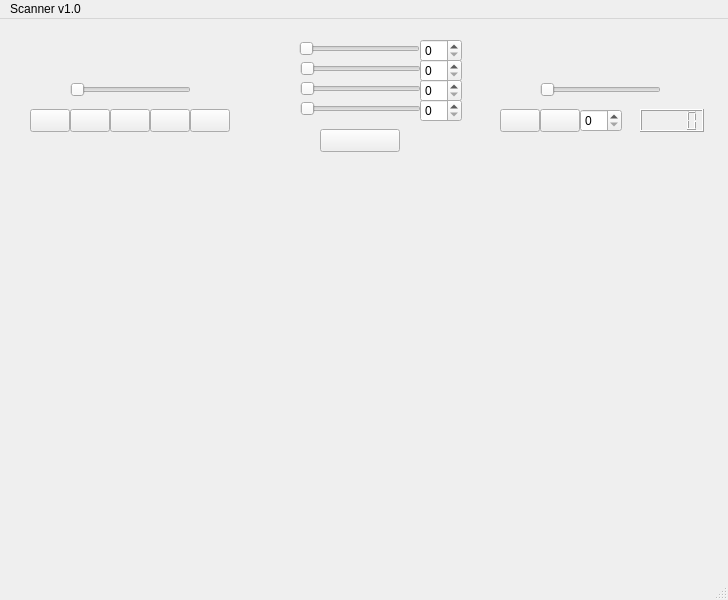
<?xml version="1.0" encoding="UTF-8"?>
<ui version="4.0">
 <class>MainWindow</class>
 <widget class="QMainWindow" name="MainWindow">
  <property name="geometry">
   <rect>
    <x>0</x>
    <y>0</y>
    <width>728</width>
    <height>600</height>
   </rect>
  </property>
  <property name="windowTitle">
   <string>MainWindow</string>
  </property>
  <property name="iconSize">
   <size>
    <width>40</width>
    <height>20</height>
   </size>
  </property>
  <widget class="QWidget" name="centralwidget">
   <widget class="QLabel" name="label">
    <property name="geometry">
     <rect>
      <x>20</x>
      <y>140</y>
      <width>691</width>
      <height>411</height>
     </rect>
    </property>
    <property name="text">
     <string/>
    </property>
    <property name="pixmap">
     <pixmap>preview.png</pixmap>
    </property>
    <property name="scaledContents">
     <bool>true</bool>
    </property>
   </widget>
   <widget class="QPushButton" name="b_preview">
    <property name="geometry">
     <rect>
      <x>320</x>
      <y>110</y>
      <width>80</width>
      <height>23</height>
     </rect>
    </property>
    <property name="text">
     <string/>
    </property>
    <property name="icon">
     <iconset>
      <normaloff>imgs/capture.png</normaloff>imgs/capture.png</iconset>
    </property>
    <property name="iconSize">
     <size>
      <width>20</width>
      <height>20</height>
     </size>
    </property>
   </widget>
   <widget class="QPushButton" name="b_stop">
    <property name="geometry">
     <rect>
      <x>110</x>
      <y>90</y>
      <width>40</width>
      <height>23</height>
     </rect>
    </property>
    <property name="text">
     <string/>
    </property>
    <property name="icon">
     <iconset>
      <normaloff>imgs/stop.png</normaloff>imgs/stop.png</iconset>
    </property>
   </widget>
   <widget class="QPushButton" name="b_fwd">
    <property name="geometry">
     <rect>
      <x>150</x>
      <y>90</y>
      <width>40</width>
      <height>23</height>
     </rect>
    </property>
    <property name="text">
     <string/>
    </property>
    <property name="icon">
     <iconset>
      <normaloff>imgs/fwd.png</normaloff>imgs/fwd.png</iconset>
    </property>
   </widget>
   <widget class="QPushButton" name="b_ffwd">
    <property name="geometry">
     <rect>
      <x>190</x>
      <y>90</y>
      <width>40</width>
      <height>23</height>
     </rect>
    </property>
    <property name="text">
     <string/>
    </property>
    <property name="icon">
     <iconset>
      <normaloff>imgs/ffwd.png</normaloff>imgs/ffwd.png</iconset>
    </property>
    <property name="iconSize">
     <size>
      <width>20</width>
      <height>20</height>
     </size>
    </property>
   </widget>
   <widget class="QPushButton" name="b_rev">
    <property name="geometry">
     <rect>
      <x>70</x>
      <y>90</y>
      <width>40</width>
      <height>23</height>
     </rect>
    </property>
    <property name="text">
     <string/>
    </property>
    <property name="icon">
     <iconset>
      <normaloff>imgs/rev.png</normaloff>imgs/rev.png</iconset>
    </property>
    <property name="iconSize">
     <size>
      <width>13</width>
      <height>13</height>
     </size>
    </property>
   </widget>
   <widget class="QPushButton" name="b_frev">
    <property name="geometry">
     <rect>
      <x>30</x>
      <y>90</y>
      <width>40</width>
      <height>23</height>
     </rect>
    </property>
    <property name="text">
     <string/>
    </property>
    <property name="icon">
     <iconset>
      <normaloff>imgs/frev.png</normaloff>imgs/frev.png</iconset>
    </property>
    <property name="iconSize">
     <size>
      <width>20</width>
      <height>20</height>
     </size>
    </property>
   </widget>
   <widget class="QLabel" name="l_motor">
    <property name="geometry">
     <rect>
      <x>100</x>
      <y>20</y>
      <width>51</width>
      <height>41</height>
     </rect>
    </property>
    <property name="text">
     <string/>
    </property>
    <property name="pixmap">
     <pixmap>imgs/motor.png</pixmap>
    </property>
    <property name="scaledContents">
     <bool>true</bool>
    </property>
   </widget>
   <widget class="QSlider" name="sl_motor">
    <property name="geometry">
     <rect>
      <x>70</x>
      <y>60</y>
      <width>121</width>
      <height>21</height>
     </rect>
    </property>
    <property name="orientation">
     <enum>Qt::Horizontal</enum>
    </property>
   </widget>
   <widget class="QLabel" name="label_2">
    <property name="geometry">
     <rect>
      <x>40</x>
      <y>60</y>
      <width>21</width>
      <height>20</height>
     </rect>
    </property>
    <property name="text">
     <string/>
    </property>
    <property name="pixmap">
     <pixmap>imgs/turtle.png</pixmap>
    </property>
    <property name="scaledContents">
     <bool>true</bool>
    </property>
   </widget>
   <widget class="QLabel" name="label_3">
    <property name="geometry">
     <rect>
      <x>200</x>
      <y>60</y>
      <width>31</width>
      <height>20</height>
     </rect>
    </property>
    <property name="text">
     <string/>
    </property>
    <property name="pixmap">
     <pixmap>imgs/hare.png</pixmap>
    </property>
    <property name="scaledContents">
     <bool>true</bool>
    </property>
   </widget>
   <widget class="QLabel" name="l_capture">
    <property name="geometry">
     <rect>
      <x>580</x>
      <y>15</y>
      <width>51</width>
      <height>41</height>
     </rect>
    </property>
    <property name="text">
     <string/>
    </property>
    <property name="pixmap">
     <pixmap>imgs/projector.png</pixmap>
    </property>
    <property name="scaledContents">
     <bool>true</bool>
    </property>
   </widget>
   <widget class="QSlider" name="sl_motor_2">
    <property name="geometry">
     <rect>
      <x>540</x>
      <y>60</y>
      <width>121</width>
      <height>21</height>
     </rect>
    </property>
    <property name="orientation">
     <enum>Qt::Horizontal</enum>
    </property>
   </widget>
   <widget class="QLabel" name="label_4">
    <property name="geometry">
     <rect>
      <x>510</x>
      <y>60</y>
      <width>21</width>
      <height>20</height>
     </rect>
    </property>
    <property name="text">
     <string/>
    </property>
    <property name="pixmap">
     <pixmap>imgs/turtle.png</pixmap>
    </property>
    <property name="scaledContents">
     <bool>true</bool>
    </property>
   </widget>
   <widget class="QLabel" name="label_5">
    <property name="geometry">
     <rect>
      <x>670</x>
      <y>60</y>
      <width>31</width>
      <height>20</height>
     </rect>
    </property>
    <property name="text">
     <string/>
    </property>
    <property name="pixmap">
     <pixmap>imgs/hare.png</pixmap>
    </property>
    <property name="scaledContents">
     <bool>true</bool>
    </property>
   </widget>
   <widget class="QPushButton" name="b_startcap">
    <property name="geometry">
     <rect>
      <x>540</x>
      <y>90</y>
      <width>40</width>
      <height>23</height>
     </rect>
    </property>
    <property name="text">
     <string/>
    </property>
    <property name="icon">
     <iconset>
      <normaloff>imgs/play.png</normaloff>imgs/play.png</iconset>
    </property>
   </widget>
   <widget class="QPushButton" name="b_stopcap">
    <property name="geometry">
     <rect>
      <x>500</x>
      <y>90</y>
      <width>40</width>
      <height>23</height>
     </rect>
    </property>
    <property name="text">
     <string/>
    </property>
    <property name="icon">
     <iconset>
      <normaloff>imgs/stop.png</normaloff>imgs/stop.png</iconset>
    </property>
   </widget>
   <widget class="QLCDNumber" name="lcdNumber">
    <property name="geometry">
     <rect>
      <x>640</x>
      <y>90</y>
      <width>64</width>
      <height>23</height>
     </rect>
    </property>
   </widget>
   <widget class="QSpinBox" name="spinBox">
    <property name="geometry">
     <rect>
      <x>580</x>
      <y>90</y>
      <width>42</width>
      <height>23</height>
     </rect>
    </property>
   </widget>
   <widget class="QLabel" name="l_exp">
    <property name="geometry">
     <rect>
      <x>280</x>
      <y>80</y>
      <width>16</width>
      <height>21</height>
     </rect>
    </property>
    <property name="text">
     <string/>
    </property>
    <property name="pixmap">
     <pixmap>imgs/brightness.png</pixmap>
    </property>
    <property name="scaledContents">
     <bool>true</bool>
    </property>
   </widget>
   <widget class="QSpinBox" name="spinBox_2">
    <property name="geometry">
     <rect>
      <x>420</x>
      <y>20</y>
      <width>42</width>
      <height>23</height>
     </rect>
    </property>
   </widget>
   <widget class="QSpinBox" name="spinBox_3">
    <property name="geometry">
     <rect>
      <x>420</x>
      <y>40</y>
      <width>42</width>
      <height>23</height>
     </rect>
    </property>
   </widget>
   <widget class="QSpinBox" name="spinBox_4">
    <property name="geometry">
     <rect>
      <x>420</x>
      <y>60</y>
      <width>42</width>
      <height>23</height>
     </rect>
    </property>
   </widget>
   <widget class="QSpinBox" name="spinBox_5">
    <property name="geometry">
     <rect>
      <x>420</x>
      <y>80</y>
      <width>42</width>
      <height>23</height>
     </rect>
    </property>
   </widget>
   <widget class="QSlider" name="horizontalSlider">
    <property name="geometry">
     <rect>
      <x>299</x>
      <y>20</y>
      <width>121</width>
      <height>20</height>
     </rect>
    </property>
    <property name="orientation">
     <enum>Qt::Horizontal</enum>
    </property>
   </widget>
   <widget class="QSlider" name="horizontalSlider_2">
    <property name="geometry">
     <rect>
      <x>300</x>
      <y>40</y>
      <width>121</width>
      <height>20</height>
     </rect>
    </property>
    <property name="orientation">
     <enum>Qt::Horizontal</enum>
    </property>
   </widget>
   <widget class="QSlider" name="horizontalSlider_3">
    <property name="geometry">
     <rect>
      <x>300</x>
      <y>60</y>
      <width>121</width>
      <height>20</height>
     </rect>
    </property>
    <property name="orientation">
     <enum>Qt::Horizontal</enum>
    </property>
   </widget>
   <widget class="QSlider" name="horizontalSlider_4">
    <property name="geometry">
     <rect>
      <x>300</x>
      <y>80</y>
      <width>121</width>
      <height>20</height>
     </rect>
    </property>
    <property name="orientation">
     <enum>Qt::Horizontal</enum>
    </property>
   </widget>
   <widget class="QLabel" name="l_exp_2">
    <property name="geometry">
     <rect>
      <x>280</x>
      <y>20</y>
      <width>15</width>
      <height>15</height>
     </rect>
    </property>
    <property name="text">
     <string/>
    </property>
    <property name="pixmap">
     <pixmap>imgs/red.png</pixmap>
    </property>
    <property name="scaledContents">
     <bool>true</bool>
    </property>
   </widget>
   <widget class="QLabel" name="l_exp_3">
    <property name="geometry">
     <rect>
      <x>280</x>
      <y>40</y>
      <width>15</width>
      <height>15</height>
     </rect>
    </property>
    <property name="text">
     <string/>
    </property>
    <property name="pixmap">
     <pixmap>imgs/green.png</pixmap>
    </property>
    <property name="scaledContents">
     <bool>true</bool>
    </property>
   </widget>
   <widget class="QLabel" name="l_exp_4">
    <property name="geometry">
     <rect>
      <x>280</x>
      <y>60</y>
      <width>15</width>
      <height>15</height>
     </rect>
    </property>
    <property name="text">
     <string/>
    </property>
    <property name="pixmap">
     <pixmap>imgs/blue.png</pixmap>
    </property>
    <property name="scaledContents">
     <bool>true</bool>
    </property>
   </widget>
  </widget>
  <widget class="QMenuBar" name="menubar">
   <property name="geometry">
    <rect>
     <x>0</x>
     <y>0</y>
     <width>728</width>
     <height>21</height>
    </rect>
   </property>
   <widget class="QMenu" name="menugrab_webcam_photo">
    <property name="title">
     <string>Scanner v1.0</string>
    </property>
   </widget>
   <addaction name="menugrab_webcam_photo"/>
  </widget>
  <widget class="QStatusBar" name="statusbar"/>
 </widget>
 <resources/>
 <connections/>
</ui>
